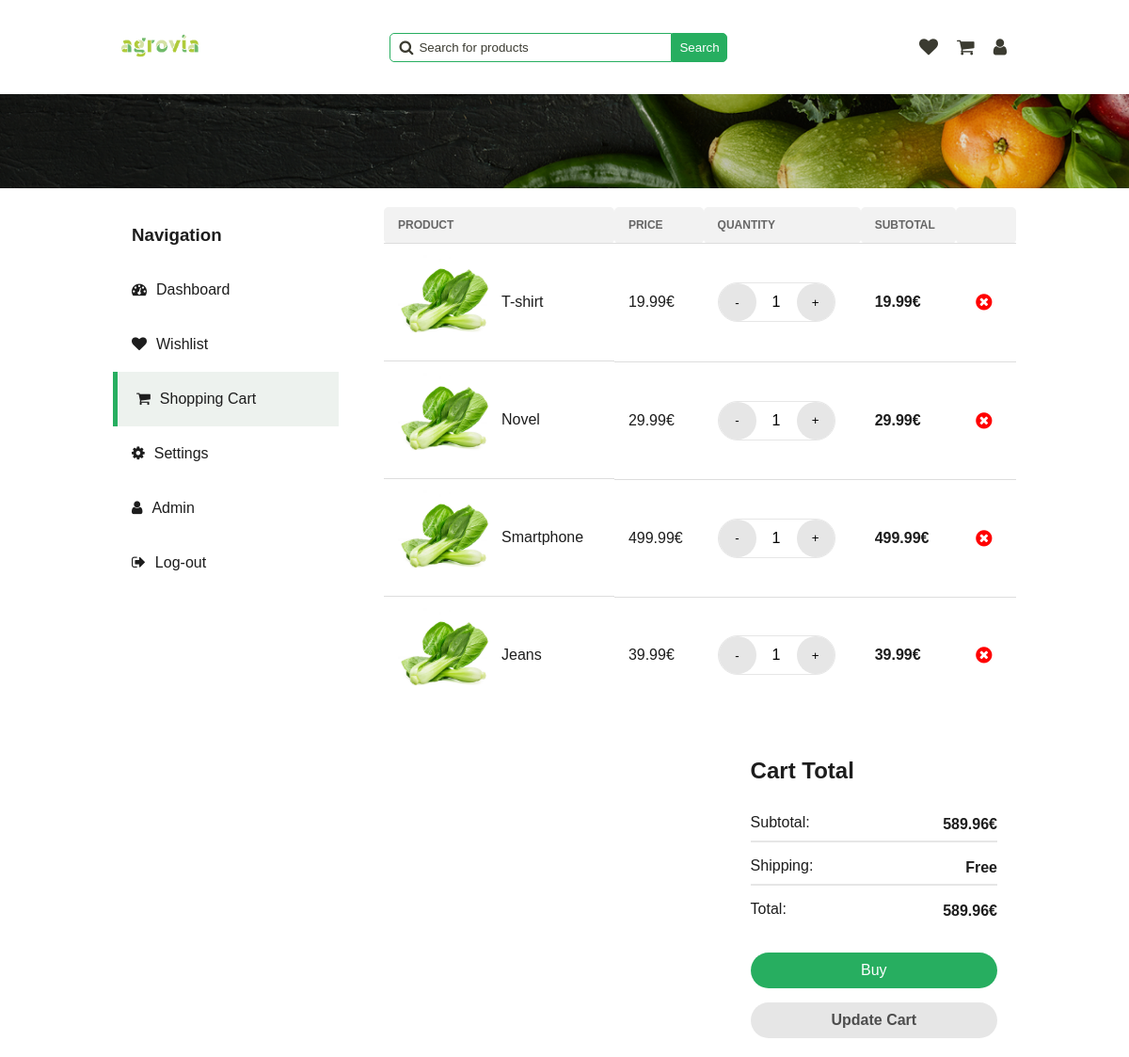
/pages/shopping-cart.php (signed in), run on the app's committed database.
### tables this page shows
CREATE TABLE UserSaved (
  id INTEGER PRIMARY KEY,
  user_id INTEGER,
  announce_id INTEGER,
  quantity_selected INTEGER,
  is_in_cart BOOLEAN,
  is_in_favourite BOOLEAN,
  FOREIGN KEY (user_id) REFERENCES User(id),
  FOREIGN KEY (announce_id) REFERENCES Announce(id)
);

CREATE TABLE Announce (
  id INTEGER PRIMARY KEY,
  id_category INTEGER,
  image TEXT,
  title TEXT,
  description TEXT,
  price FLOAT,
  quantity INTEGER,
  rating INTEGER,
  out_of_stock BOOLEAN,
  FOREIGN KEY (id_category) REFERENCES Category(id)
);

### php/user.php (called while the page is built, shortened)
<?php
require '../php/pdo.php';
function get_user_by_id($id_user)
{
    global $pdo;
    $query = "SELECT * FROM User WHERE id = :id_user";
    $stmt = $pdo->prepare($query);
    $stmt->bindParam(':id_user', $id_user);
    $stmt->execute();
    $user = $stmt->fetch(PDO::FETCH_ASSOC);
    return $user;
}

### php/announce.php (called while the page is built, shortened)
<?php
require '../php/pdo.php';
function get_shopping_cart_by_user_id($user_id)
{
    global $pdo;
    $query = "SELECT Announce.*, UserSaved.quantity_selected
              FROM Announce
              JOIN UserSaved ON Announce.id = UserSaved.announce_id
              WHERE UserSaved.user_id = :user_id AND UserSaved.is_in_cart = 1
             ";
    $stmt = $pdo->prepare($query);
    $stmt->bindParam(':user_id', $user_id);
    $stmt->execute();
    $shopping_cart = $stmt->fetchAll(PDO::FETCH_ASSOC);
    return $shopping_cart;
}
?>

### pages/shopping-cart.php (the view, shortened to what this page needs)
<!DOCTYPE html>
<html lang="en">
<head>
    <link rel="stylesheet" href="../styles/dashboard.css" onload="load_theme()">
    <link rel="stylesheet" href="../styles/main-header.css">
    <link rel="stylesheet" href="../styles/shopping-cart.css">
    <link rel="stylesheet" href="../styles/wishlist.css">
    <link rel="stylesheet" href="https://cdnjs.cloudflare.com/ajax/libs/font-awesome/4.7.0/css/font-awesome.min.css">
</head>
<body>
    <header>
        <a href="../pages/home.php"><img src="../assets/logo/agrovia-green.png" alt="logo"></a>
        <div class="search-bar">
            <span>
                <i class="fa fa-search"></i>
                <input type="text" name="search" id="search" placeholder="Search for products"
                    onkeydown="if(event.keyCode === 13) search()">
            </span>
            <button onclick="search()">Search</button>
        </div>
        <div class="user">
            <a href="../pages/user/wishlist.html">
                <i class="fa fa-heart"></i>
            </a>
            <a href="../pages/user/cart.html">
                <i class="fa fa-shopping-cart"></i>
            </a>
            <a href="../pages/dashboard.php">
                <i class="fa fa-user"></i>
            </a>
        </div>
    </header>
    <div class="separator-background"></div>
    <?php
    require "../php/user.php";
    require "../php/announce.php";
    $user = get_user_by_id($_SESSION['user_id']);
    $shopping_cart_announce = get_shopping_cart_by_user_id($_SESSION['user_id']);
    $total_price = 0;
    ?>
    <div class="main-container">
        <section class="navigation">
            <h3>Navigation</h3>
            <a href="../pages/dashboard.php">
                <i class="fa fa-tachometer" aria-hidden="true"></i>
                <span>Dashboard</span>
            </a>
            <a href="../pages/wishlist.php">
                <i class="fa fa-heart"></i>
                <span>Wishlist</span>
            </a>
            <a href="../pages/shopping-cart.php" class="active">
                <i class="fa fa-shopping-cart"></i>
                <span>Shopping Cart</span>
            </a>
            <a href="../pages/settings.php">
                <i class="fa fa-gear"></i>
                <span>Settings</span>
            </a>
            <?php
            if ($user['is_admin']) {
                echo '<a href="../pages/admin.php"><i class="fa fa-user"></i><span>Admin</span></a>';
            }
            ?>
            <a href="../php/log-out.php">
                <i class="fa fa-sign-out"></i>
                Log-out
            </a>
        </section>
        <section class="tab-content shopping-cart-section">
            <table>
                <tr>
                    <th>Product</th>
                    <th>Price</th>
                    <th>Quantity</th>
                    <th>Subtotal</th>
                    <th></th>
                </tr>
                <?php foreach ($shopping_cart_announce as $item): ?>
                    <tr id="wishlist-item-<?php echo $item['id']; ?>">
                        <td class="product">
                            <img src="<?php echo $item['image']; ?>" alt="product">
                            <span><?php echo $item['title']; ?></span>
                        </td>
                        <td id="price-<?php echo $item['id']; ?>">
                            <?php echo $item['price']; ?>€
                        </td>
                        <td class="stock-status">
                            <span>
                                <div class="manage-quantity">
                                    <button class="increment" onclick="decrement(<?php echo $item['id']; ?>)">-</button>
                                    <span
                                        id="count-<?php echo $item['id']; ?>"><?php echo $item['quantity_selected']; ?></span>
                                    <button class="decrement" onclick="increment(<?php echo $item['id']; ?>)">+</button>
                                </div>
                            </span>
                        </td>
                        <td>
                            <strong class="subtotal" id="subtotal-<?php echo $item['id']; ?>">
                                <?php echo $item['price'] * $item['quantity_selected']; ?>€
                            </strong>
                        </td>
                        <td>
                            <button class="delete-btn" onclick="delete_wishlist_item(<?php echo $item['id']; ?>)">
                                <i class="fa fa-times-circle" aria-hidden="true"></i>
                            </button>
                        </td>
                    </tr>
                    <?php
                    $total_price += $item['price'] * $item['quantity_selected'];
                endforeach;
                ?>
            </table>
            <section class="total">
                <h3>Cart Total</h3>
                <span class="subtotal-price">
                    Subtotal: <span class="total-price"><?php echo $total_price; ?>€</span>
                </span>
                <hr>
                <span class="shipping-price">
                    Shipping: <span>Free</span>
                </span>
                <hr>
                <span>
                    Total: <span class="total-price"><?php echo $total_price; ?>€</span>
                </span>
                <button class="buy" onclick="">Buy</button>
                <button class="update" id="update-cart" onclick="update_cart();">Update Cart</button>
            </section>
        </section>
    </div>
</body>
</html>

### styles/dashboard.css (style rules this page uses)
.main-container { margin-top: 120px; display: flex; justify-content: space-between; }
.main-container .navigation { display: flex; justify-content: flex-start; flex-direction: column; background-color: var(--white); width: 25%; border-radius: 5px; height: max-content; }
.main-container .navigation h3 { color: var(--dark); padding: 0px 20px 0 20px; }
.main-container .navigation a { padding: 20px; display: flex; justify-content: flex-start; text-decoration: none; color: var(--dark); }
.main-container .navigation a.active { background-color: var(--light-hover-green); border-left: 5px solid var(--secondary); }
.main-container .navigation a i { margin-right: 10px; }
.tab-content { padding: 20px; width: 70%; background-color: var(--white); border-radius: 5px; }

### styles/main-header.css (style rules this page uses)
header { display: flex; justify-content: space-between; align-items: center; }
header a img { width: 100px; }
header .search-bar { display: flex; align-items: center; }
header .search-bar span { display: flex; align-items: center; position: relative; }
header .search-bar span i { position: absolute; left: 10px; color: var(--text); }
header .search-bar span input { padding: 7px; border: 1px solid var(--secondary); border-radius: 5px 0 0 5px; padding-left: 30px; min-width: 300px; }
header .search-bar span input::placeholder { color: var(--text); position: absolute; left: 30px; }
header .search-bar button { padding: 7px; border-radius: 0 5px 5px 0; background-color: var(--secondary); color: var(--white); border: 1px solid var(--secondary); cursor: pointer; }
header .user { display: flex; align-items: center; }
header .user a { text-decoration: none; padding: 10px; }
header .user a i { font-size: 20px; color: var(--text); }
.separator-background { background-image: url("../../assets/backgrounds/separator-background.png"); background-size: cover; background-position: center; background-repeat: no-repeat; width: 100%; height: 100px; position: absolute; left: 0; }

### styles/shopping-cart.css (style rules this page uses)
.tab-content { background-color: transparent; width: 70%; padding: 0; display: flex; align-items: flex-end; flex-direction: column; }
.tab-content table { border-radius: 5px; border: none; width: 100%; border-collapse: collapse; background-color: var(--white); margin-bottom: 22px; }
table tr th { border-radius: 5px; }
table tr:last-child td { border-bottom: none; }
.manage-quantity { display: flex; align-items: center; justify-content: space-between; background-color: var(--white); border-radius: 35px; width: 125px; border: 1px solid var(--light-stroke); }
.manage-quantity button { padding: 12px; width: 40px; height: 40px; border-radius: 50%; border: none; cursor: pointer; background-color: var(--light-stroke); }
.manage-quantity span { width: 25px; text-align: center; border: none; background-color: transparent; color: black; }
.total { display: flex; flex-direction: column; background: white; height: fit-content; padding: 20px; border-radius: 5px; color: var(--dark); width: 45%; }
.total h3 { font-size: 1.5rem; margin-top: 5px; }
.total hr { border: 1px solid var(--light-stroke); width: 100%; }
.total span { display: flex; justify-content: space-between; margin-top: 5px; align-items: center; }
.total span > span { font-weight: 700; }
.total .buy, .total .update { padding: 10px 20px; font-size: 1rem; background-color: var(--secondary); color: white; border: none; border-radius: 50px; cursor: pointer; transition: background-color 0.3s ease; width: 100%; margin-top: 35px; }
.total .update { margin-top: 15px; background-color: var(--light-stroke); color: #4d4d4d; font-weight: 700; }

### data on the page
usersaved: announce.image (picture), announce.title "T-shirt", announce.price "19.99", quantity_selected "1", $item['price']*$item['quantity_selected'] "19.99"
usersaved: announce.image (picture), announce.title "Novel", announce.price "29.99", quantity_selected "1", $item['price']*$item['quantity_selected'] "29.99"
usersaved: announce.image (picture), announce.title "Smartphone", announce.price "499.99", quantity_selected "1", $item['price']*$item['quantity_selected'] "499.99"
usersaved: announce.image (picture), announce.title "Jeans", announce.price "39.99", quantity_selected "1", $item['price']*$item['quantity_selected'] "39.99"

### other printed values
$total_price "589.96"
